Frame 1 (no input): blank canvas, image omitted
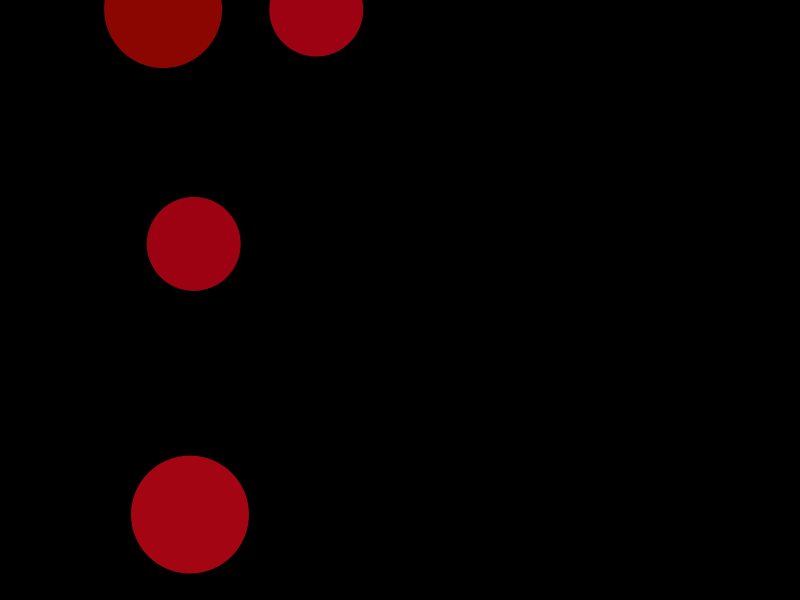
Frame 60 (the mouse pressed at the canvas centre just before this capture)
Frame 120 (the mouse held since frame 60 and released just before this capture): identical to frame 60, image omitted

The Processing sketch that drew this single still picture (run headless with seeded random() and noise(); from frame 60 on, the mouse is pressed at the canvas centre):

// Processing sketch: processing_170353
// ── processing_170353.pde

Ball[] balls = new Ball[5];
boolean grow = true;
void setup() {
  size(800, 600);
  background(0);
  smooth();
  for (int i = 0; i < balls.length; i ++ ) {
    balls[i] = new Ball ();
  }
}
void draw() {
  background(0);
  for (int x=0; x<5; x++) {
    for (int y=0; y<5; y++) {
      if (balls[x].intersect(balls[y])) {
        if (x != y) {
          color c = color(random(255), random(20), random(20));
          balls[x].resetMe(c);
          balls[y].resetMe(c);
        }
      }
    }
  }
  
  for (int i=0; i<5; i++) {
    if (grow == true) {balls[i].sizeIt();}
    balls[i].display();
  }
}
void mousePressed() {
  if (grow == true) {
    grow = false;
  } else {
    grow = true;
  }
}
class Ball {
  float r;
  float x, y;
  color c;
  void sizeIt() {
    r+=1;
  }
  void resetMe(color tempC) {
    r = 0;
    x = random(width);
    y = random(height);
    c = tempC;
  }
  void display() {
    noStroke();
    fill(c);
    ellipse(x, y, r*2, r*2);
  }
  
  boolean intersect(Ball b) {
    float distance = dist(x, y, b.x, b.y);
    if (distance < r + b.r) {
      return true;
    } else {
      return false;
    }
  }
}
